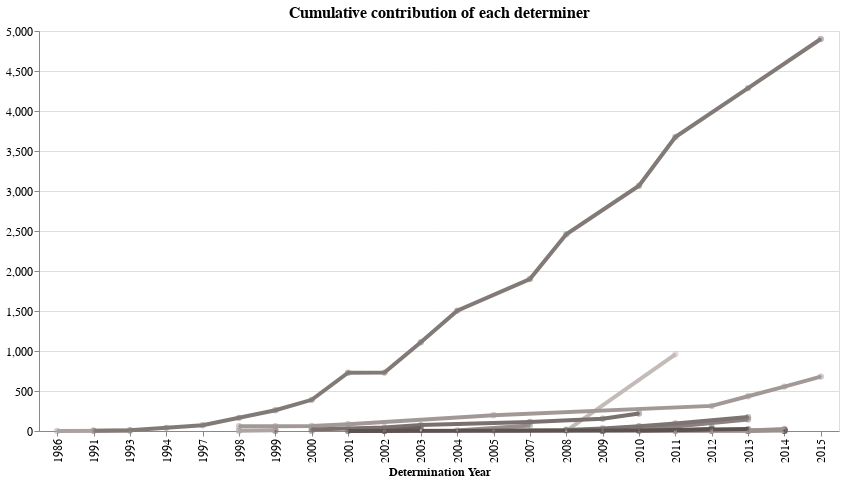

Notebook code cell kept with this figure:
### Markdown cell above
<br>

<font color='red' size=5>OBS: REVISAR ESSAS CONTAGENS. devo estar agregando e somando o acumulado duas vezes</font>

### Code cell
select = alt.selection(type='single', on='mouseover', nearest=True, fields=['determiner_full_name'])

base = alt.Chart(counts, title='Cumulative contribution of each determiner', width=800,
              height=400).mark_line(point=True).encode(
    x= alt.X('determined_year', type="ordinal", title='Determination Year'),
    y= alt.Y('cumulative_sum', title='', 
             sort=alt.EncodingSortField('counts', op="count", order='descending')),
    color= alt.Color('determiner_full_name:N', title='', legend=None,
                     scale= alt.Scale(scheme='warmgreys')),
)

points = base.mark_circle(size=40).encode(
    opacity=alt.value(0.5),
    tooltip= alt.Tooltip(['determiner_full_name','determined_year','cumulative_sum'])
).add_selection(
    select
)

lines = base.mark_line(point=True).encode(
    size=alt.condition(~select, alt.value(1), alt.value(4)),
    opacity= alt.value(1),
#     color = alt.condition(~select, alt.value('lightgray'), alt.value('black'))
#     tooltip= alt.Tooltip(['determinator_full_name','det_year','cumulative_sum'])
)

g1 = points + lines 

g1 = g1.configure_title(fontSize=16).configure_axis(
    labelFontSize=12,
    titleFontSize=12
).configure_legend(
    labelFontSize=12,
    titleFontSize=12
)

# g1.save('./graphs/cumCounts/determiner/cumCount-per-year.html')

g1

### Figure 1 — Vega-Lite specification as saved in the notebook (floating-point values rounded to 4 significant figures)
{"config": {"view": {"continuousWidth": 400, "continuousHeight": 300}, "axis": {"labelFontSize": 12, "titleFontSize": 12}, "legend": {"labelFontSize": 12, "titleFontSize": 12}, "title": {"fontSize": 16}}, "layer": [{"mark": {"type": "circle", "size": 40}, "encoding": {"color": {"type": "nominal", "field": "determiner_full_name", "legend": null, "scale": {"scheme": "warmgreys"}, "title": ""}, "opacity": {"value": 0.5}, "tooltip": [{"type": "nominal", "field": "determiner_full_name"}, {"type": "nominal", "field": "determined_year"}, {"type": "quantitative", "field": "cumulative_sum"}], "x": {"type": "ordinal", "field": "determined_year", "title": "Determination Year"}, "y": {"type": "quantitative", "field": "cumulative_sum", "sort": {"field": "counts", "op": "count", "order": "descending"}, "title": ""}}, "height": 400, "selection": {"selector001": {"type": "single", "on": "mouseover", "nearest": true, "fields": ["determiner_full_name"]}}, "title": "Cumulative contribution of each determiner", "width": 800}, {"mark": {"type": "line", "point": true}, "encoding": {"color": {"type": "nominal", "field": "determiner_full_name", "legend": null, "scale": {"scheme": "warmgreys"}, "title": ""}, "opacity": {"value": 1}, "size": {"condition": {"value": 1, "selection": {"not": "selector001"}}, "value": 4}, "x": {"type": "ordinal", "field": "determined_year", "title": "Determination Year"}, "y": {"type": "quantitative", "field": "cumulative_sum", "sort": {"field": "counts", "op": "count", "order": "descending"}, "title": ""}}, "height": 400, "title": "Cumulative contribution of each determiner", "width": 800}], "data": {"name": "data-b5948055b481a1bb59ddc6bcc4a24064"}, "$schema": "https://vega.github.io/schema/vega-lite/v4.8.1.json", "datasets": {"data-b5948055b481a1bb59ddc6bcc4a24064": [{"index": "Ana C. Brasil-2012.0", "count": 17, "determiner_full_name": "Ana C. Brasil", "determined_year": "2012", "cumulative_sum": 17}, {"index": "Andre M. Lanna-2013.0", "count": 1, "determiner_full_name": "Andre M. Lanna", "determined_year": "2013", "cumulative_sum": 1}, {"index": "Andre R. Garraffoni-2003.0", "count": 7, "determiner_full_name": "Andre R. Garraffoni", "determined_year": "2003", "cumulative_sum": 7}, {"index": "Anja Schulze-2011.0", "count": 2, "determiner_full_name": "Anja Schulze", "determined_year": "2011", "cumulative_sum": 2}, {"index": "Anja Schulze-2012.0", "count": 6, "determiner_full_name": "Anja Schulze", "determined_year": "2012", "cumulative_sum": 8}, {"index": "Antonia C. Amaral-2013.0", "count": 1, "determiner_full_name": "Antonia C. Amaral", "determined_year": "2013", "cumulative_sum": 1}, {"index": "Beatriz Bomfim-2001.0", "count": 1, "determiner_full_name": "Beatriz Bomfim", "determined_year": "2001", "cumulative_sum": 1}, {"index": "Beatriz Bomfim-2002.0", "count": 3, "determiner_full_name": "Beatriz Bomfim", "determined_year": "2002", "cumulative_sum": 4}, {"index": "Brener-2011.0", "count": 3, "determiner_full_name": "Brener", "determined_year": "2011", "cumulative_sum": 3}, {"index": "Bruna T. Faro-2008.0", "count": 1, "determiner_full_name": "Bruna T. Faro", "determined_year": "2008", "cumulative_sum": 1}, {"index": "Bruna T. Faro-2011.0", "count": 957, "determiner_full_name": "Bruna T. Faro", "determined_year": "2011", "cumulative_sum": 958}, {"index": "Carolina Paiva-2011.0", "count": 3, "determiner_full_name": "Carolina Paiva", "determined_year": "2011", "cumulative_sum": 3}, {"index": "Carolina Paiva-2012.0", "count": 6, "determiner_full_name": "Carolina Paiva", "determined_year": "2012", "cumulative_sum": 9}, {"index": "Christine Ruta-1998.0", "count": 2, "determiner_full_name": "Christine Ruta", "determined_year": "1998", "cumulative_sum": 2}, {"index": "Daniel-2009.0", "count": 1, "determiner_full_name": "Daniel", "determined_year": "2009", "cumulative_sum": 1}, {"index": "Edmundo F. Nonato-1991.0", "count": 4, "determiner_full_name": "Edmundo F. Nonato", "determined_year": "1991", "cumulative_sum": 4}, {"index": "Elinia M. Lopes-2012.0", "count": 2, "determiner_full_name": "Elinia M. Lopes", "determined_year": "2012", "cumulative_sum": 2}, {"index": "Elinia M. Lopes-2014.0", "count": 1, "determiner_full_name": "Elinia M. Lopes", "determined_year": "2014", "cumulative_sum": 3}, {"index": "Elisa M. Paiva-2002.0", "count": 1, "determiner_full_name": "Elisa M. Paiva", "determined_year": "2002", "cumulative_sum": 1}, {"index": "Elisa M. Paiva-2003.0", "count": 15, "determiner_full_name": "Elisa M. Paiva", "determined_year": "2003", "cumulative_sum": 16}, {"index": "Fabiano d. Attolini-1998.0", "count": 3, "determiner_full_name": "Fabiano d. Attolini", "determined_year": "1998", "cumulative_sum": 3}, {"index": "Fabiano d. Attolini-1999.0", "count": 6, "determiner_full_name": "Fabiano d. Attolini", "determined_year": "1999", "cumulative_sum": 9}, {"index": "Fredrik J. Pleijel-1986.0", "count": 1, "determiner_full_name": "Fredrik J. Pleijel", "determined_year": "1986", "cumulative_sum": 1}, {"index": "Fredrik J. Pleijel-1993.0", "count": 2, "determiner_full_name": "Fredrik J. Pleijel", "determined_year": "1993", "cumulative_sum": 3}, {"index": "Gisele E. Occhioni-2012.0", "count": 6, "determiner_full_name": "Gisele E. Occhioni", "determined_year": "2012", "cumulative_sum": 6}, {"index": "Gisele E. Occhioni-2013.0", "count": 1, "determiner_full_name": "Gisele E. Occhioni", "determined_year": "2013", "cumulative_sum": 7}, {"index": "Gisele E. Occhioni-2014.0", "count": 18, "determiner_full_name": "Gisele E. Occhioni", "determined_year": "2014", "cumulative_sum": 25}, {"index": "Gustavo M. Souza-2014.0", "count": 1, "determiner_full_name": "Gustavo M. Souza", "determined_year": "2014", "cumulative_sum": 1}, {"index": "Joana Zanol-1998.0", "count": 59, "determiner_full_name": "Joana Zanol", "determined_year": "1998", "cumulative_sum": 59}, {"index": "Joana Zanol-1999.0", "count": 1, "determiner_full_name": "Joana Zanol", "determined_year": "1999", "cumulative_sum": 60}, {"index": "Joana Zanol-2000.0", "count": 4, "determiner_full_name": "Joana Zanol", "determined_year": "2000", "cumulative_sum": 64}, {"index": "Joana Zanol-2001.0", "count": 20, "determiner_full_name": "Joana Zanol", "determined_year": "2001", "cumulative_sum": 84}, {"index": "Joana Zanol-2005.0", "count": 114, "determiner_full_name": "Joana Zanol", "determined_year": "2005", "cumulative_sum": 198}, {"index": "Joana Zanol-2012.0", "count": 116, "determiner_full_name": "Joana Zanol", "determined_year": "2012", "cumulative_sum": 314}, {"index": "Joana Zanol-2013.0", "count": 120, "determiner_full_name": "Joana Zanol", "determined_year": "2013", "cumulative_sum": 434}, {"index": "Joana Zanol-2014.0", "count": 121, "determiner_full_name": "Joana Zanol", "determined_year": "2014", "cumulative_sum": 555}, {"index": "Joana Zanol-2015.0", "count": 125, "determiner_full_name": "Joana Zanol", "determined_year": "2015", "cumulative_sum": 680}, {"index": "Joao M. Nogueira-2010.0", "count": 1, "determiner_full_name": "Joao M. Nogueira", "determined_year": "2010", "cumulative_sum": 1}, {"index": "Joao M. Nogueira-2012.0", "count": 2, "determiner_full_name": "Joao M. Nogueira", "determined_year": "2012", "cumulative_sum": 3}, {"index": "Joao M. Nogueira-2013.0", "count": 3, "determiner_full_name": "Joao M. Nogueira", "determined_year": "2013", "cumulative_sum": 6}, {"index": "Joao M. Nogueira-2014.0", "count": 7, "determiner_full_name": "Joao M. Nogueira", "determined_year": "2014", "cumulative_sum": 13}, {"index": "Joziel-2011.0", "count": 1, "determiner_full_name": "Joziel", "determined_year": "2011", "cumulative_sum": 1}, {"index": "Leonardo F. Silva-2013.0", "count": 1, "determiner_full_name": "Leonardo F. Silva", "determined_year": "2013", "cumulative_sum": 1}, {"index": "Leonardo F. Silva-2014.0", "count": 18, "determiner_full_name": "Leonardo F. Silva", "determined_year": "2014", "cumulative_sum": 19}, {"index": "Leticia Barbosa-2004.0", "count": 7, "determiner_full_name": "Leticia Barbosa", "determined_year": "2004", "cumulative_sum": 7}, {"index": "Leticia Barbosa-2007.0", "count": 61, "determiner_full_name": "Leticia Barbosa", "determined_year": "2007", "cumulative_sum": 68}, {"index": "Marcelo B. Rocha-2009.0", "count": 8, "determiner_full_name": "Marcelo B. Rocha", "determined_year": "2009", "cumulative_sum": 8}, {"index": "Mariana V. Gonçalves-2012.0", "count": 2, "determiner_full_name": "Mariana V. Gonçalves", "determined_year": "2012", "cumulative_sum": 2}, {"index": "Natalia M. Souto-2013.0", "count": 2, "determiner_full_name": "Natalia M. Souto", "determined_year": "2013", "cumulative_sum": 2}, {"index": "Nury E. Riascos-2005.0", "count": 5, "determiner_full_name": "Nury E. Riascos", "determined_year": "2005", "cumulative_sum": 5}, {"index": "Nury E. Riascos-2010.0", "count": 8, "determiner_full_name": "Nury E. Riascos", "determined_year": "2010", "cumulative_sum": 13}, {"index": "Nury E. Riascos-2011.0", "count": 43, "determiner_full_name": "Nury E. Riascos", "determined_year": "2011", "cumulative_sum": 56}, {"index": "Nury E. Riascos-2013.0", "count": 89, "determiner_full_name": "Nury E. Riascos", "determined_year": "2013", "cumulative_sum": 145}, {"index": "Pat Hutchings-2013.0", "count": 1, "determiner_full_name": "Pat Hutchings", "determined_year": "2013", "cumulative_sum": 1}, {"index": "Paulo C. Lana-2000.0", "count": 1, "determiner_full_name": "Paulo C. Lana", "determined_year": "2000", "cumulative_sum": 1}, {"index": "Paulo C. Paiva-1991.0", "count": 4, "determiner_full_name": "Paulo C. Paiva", "determined_year": "1991", "cumulative_sum": 4}, {"index": "Paulo C. Paiva-1993.0", "count": 5, "determiner_full_name": "Paulo C. Paiva", "determined_year": "1993", "cumulative_sum": 9}, {"index": "Paulo C. Paiva-1994.0", "count": 31, "determiner_full_name": "Paulo C. Paiva", "determined_year": "1994", "cumulative_sum": 40}, {"index": "Paulo C. Paiva-1997.0", "count": 33, "determiner_full_name": "Paulo C. Paiva", "determined_year": "1997", "cumulative_sum": 73}, {"index": "Paulo C. Paiva-1998.0", "count": 92, "determiner_full_name": "Paulo C. Paiva", "determined_year": "1998", "cumulative_sum": 165}, {"index": "Paulo C. Paiva-1999.0", "count": 95, "determiner_full_name": "Paulo C. Paiva", "determined_year": "1999", "cumulative_sum": 260}, {"index": "Paulo C. Paiva-2000.0", "count": 130, "determiner_full_name": "Paulo C. Paiva", "determined_year": "2000", "cumulative_sum": 390}, {"index": "Paulo C. Paiva-2001.0", "count": 339, "determiner_full_name": "Paulo C. Paiva", "determined_year": "2001", "cumulative_sum": 729}, {"index": "Paulo C. Paiva-2002.0", "count": 1, "determiner_full_name": "Paulo C. Paiva", "determined_year": "2002", "cumulative_sum": 730}, {"index": "Paulo C. Paiva-2003.0", "count": 379, "determiner_full_name": "Paulo C. Paiva", "determined_year": "2003", "cumulative_sum": 1109}, {"index": "Paulo C. Paiva-2004.0", "count": 395, "determiner_full_name": "Paulo C. Paiva", "determined_year": "2004", "cumulative_sum": 1504}, {"index": "Paulo C. Paiva-2007.0", "count": 396, "determiner_full_name": "Paulo C. Paiva", "determined_year": "2007", "cumulative_sum": 1900}, {"index": "Paulo C. Paiva-2008.0", "count": 558, "determiner_full_name": "Paulo C. Paiva", "determined_year": "2008", "cumulative_sum": 2458}, {"index": "Paulo C. Paiva-2010.0", "count": 608, "determiner_full_name": "Paulo C. Paiva", "determined_year": "2010", "cumulative_sum": 3066}, {"index": "Paulo C. Paiva-2011.0", "count": 609, "determiner_full_name": "Paulo C. Paiva", "determined_year": "2011", "cumulative_sum": 3675}, {"index": "Paulo C. Paiva-2013.0", "count": 611, "determiner_full_name": "Paulo C. Paiva", "determined_year": "2013", "cumulative_sum": 4286}, {"index": "Paulo C. Paiva-2015.0", "count": 614, "determiner_full_name": "Paulo C. Paiva", "determined_year": "2015", "cumulative_sum": 4900}, {"index": "Pedro H. Lima-2008.0", "count": 16, "determiner_full_name": "Pedro H. Lima", "determined_year": "2008", "cumulative_sum": 16}, {"index": "Raquel M. Berlandi-2008.0", "count": 12, "determiner_full_name": "Raquel M. Berlandi", "determined_year": "2008", "cumulative_sum": 12}, {"index": "Raquel M. Berlandi-2009.0", "count": 19, "determiner_full_name": "Raquel M. Berlandi", "determined_year": "2009", "cumulative_sum": 31}, {"index": "Raquel M. Berlandi-2010.0", "count": 28, "determiner_full_name": "Raquel M. Berlandi", "determined_year": "2010", "cumulative_sum": 59}, {"index": "Raquel M. Berlandi-2011.0", "count": 35, "determiner_full_name": "Raquel M. Berlandi", "determined_year": "2011", "cumulative_sum": 94}, {"index": "Raquel M. Berlandi-2013.0", "count": 80, "determiner_full_name": "Raquel M. Berlandi", "determined_year": "2013", "cumulative_sum": 174}, {"index": "Romulo B. Baptista-2000.0", "count": 20, "determiner_full_name": "Romulo B. Baptista", "determined_year": "2000", "cumulative_sum": 20}, {"index": "Romulo B. Baptista-2002.0", "count": 24, "determiner_full_name": "Romulo B. Baptista", "determined_year": "2002", "cumulative_sum": 44}, {"index": "Romulo B. Baptista-2003.0", "count": 30, "determiner_full_name": "Romulo B. Baptista", "determined_year": "2003", "cumulative_sum": 74}, {"index": "Romulo B. Baptista-2007.0", "count": 39, "determiner_full_name": "Romulo B. Baptista", "determined_year": "2007", "cumulative_sum": 113}, {"index": "Romulo B. Baptista-2009.0", "count": 41, "determiner_full_name": "Romulo B. Baptista", "determined_year": "2009", "cumulative_sum": 154}, {"index": "Romulo B. Baptista-2010.0", "count": 65, "determiner_full_name": "Romulo B. Baptista", "determined_year": "2010", "cumulative_sum": 219}, {"index": "Rômulo B. Baptista-2002.0", "count": 1, "determiner_full_name": "Rômulo B. Baptista", "determined_year": "2002", "cumulative_sum": 1}, {"index": "Sergio-2009.0", "count": 1, "determiner_full_name": "Sergio", "determined_year": "2009", "cumulative_sum": 1}, {"index": "Sergio Joziel-2009.0", "count": 1, "determiner_full_name": "Sergio Joziel", "determined_year": "2009", "cumulative_sum": 1}, {"index": "Susie Subrinho-1999.0", "count": 1, "determiner_full_name": "Susie Subrinho", "determined_year": "1999", "cumulative_sum": 1}, {"index": "Thauane Silva-2014.0", "count": 3, "determiner_full_name": "Thauane Silva", "determined_year": "2014", "cumulative_sum": 3}, {"index": "Vasily I. Radashevsky-2002.0", "count": 1, "determiner_full_name": "Vasily I. Radashevsky", "determined_year": "2002", "cumulative_sum": 1}, {"index": "Vasily I. Radashevsky-2003.0", "count": 38, "determiner_full_name": "Vasily I. Radashevsky", "determined_year": "2003", "cumulative_sum": 39}, {"index": "Victor C. Seixas-2011.0", "count": 10, "determiner_full_name": "Victor C. Seixas", "determined_year": "2011", "cumulative_sum": 10}, {"index": "Victor C. Seixas-2012.0", "count": 15, "determiner_full_name": "Victor C. Seixas", "determined_year": "2012", "cumulative_sum": 25}, {"index": "Vinicius D. Miranda-2012.0", "count": 42, "determiner_full_name": "Vinicius D. Miranda", "determined_year": "2012", "cumulative_sum": 42}, {"index": "Wagner F. Magalhaes-2014.0", "count": 6, "determiner_full_name": "Wagner F. Magalhaes", "determined_year": "2014", "cumulative_sum": 6}, {"index": "Werner Brandão-2014.0", "count": 3, "determiner_full_name": "Werner Brandão", "determined_year": "2014", "cumulative_sum": 3}, {"index": "Werner F. Brandao-2001.0", "count": 1, "determiner_full_name": "Werner F. Brandao", "determined_year": "2001", "cumulative_sum": 1}, {"index": "Werner F. Brandao-2010.0", "count": 4, "determiner_full_name": "Werner F. Brandao", "determined_year": "2010", "cumulative_sum": 5}, {"index": "Werner F. Brandao-2011.0", "count": 8, "determiner_full_name": "Werner F. Brandao", "determined_year": "2011", "cumulative_sum": 13}, {"index": "Werner F. Brandao-2013.0", "count": 11, "determiner_full_name": "Werner F. Brandao", "determined_year": "2013", "cumulative_sum": 24}]}}
